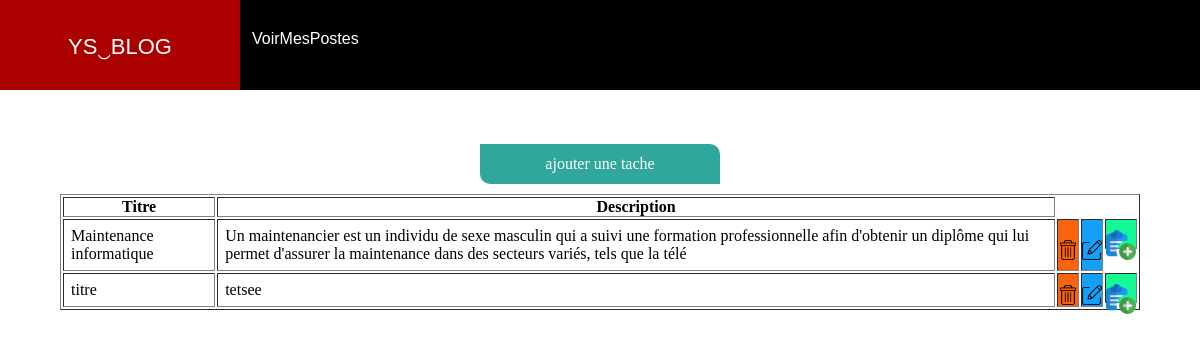
/list_view/, run on the app's committed database.
### my_app/models.py (models this page shows, shortened)
class Article(models.Model):
    description = models.TextField(max_length=200)
    titre= models.CharField(max_length=100)

### my_app/views.py (the view)
# urls.py: path('list_view/', list_view, name="list_view"),
def list_view(resquest):
    context={}
    context["datas"]=Article.objects.all()
    return render(resquest, "my_app/list.html" ,context)

### my_app/templates/my_app/list.html (shortened to what this page needs)
{% load static %}
<!DOCTYPE html>
<html lang="en">
<head>
    <link rel="stylesheet" href="{% static 'css/list.css' %}">
    <link rel="stylesheet" href="{% static 'css/blog.css' %}">
</head>
<body>
 <div class="nav1">
                <div class="element1"><p>YS‿BLOG</p><strong> <a href="" id="affich"></a></strong></div>
                <div class="element2">
                    <ul class="dd">
                        <li><a href="{% url 'blog' %}">VoirMesPostes</a></li>
                    </ul>
                </div>
            </div><br><br><br>
    <div class="ajout"><a href="{% url 'add' %}" >ajouter une tache</a></div>
    <table border="1">
        <tr>
            <th>Titre</th>
            <th>Description</th>
        </tr>
        {% for data in datas %}
            <tr>
                <td>{{data.titre}}</td>
                <td>{{data.description}}</td>
                <td class="redd"><a href="{% url 'delete' id=data.id %}" class="supprimer"><img src="{% static 'image/delete.png' %}" height="20px" alt=""></a></td>
                <td class="bluee"><a href="{% url 'update' id=data.id %}" class="modifier"><img src="{% static 'image/edit.png' %}" alt=""></a></td>
                <td class="vert"><a href="{% url 'home' %}" class="ajouter"><img src="{% static 'image/add.png' %}" height="30px" alt=""></a></td>
            </tr>
        {% endfor %}
    </table>
</body>
</html>

### my_app/static/css/list.css (style rules this page uses)
table { margin: 0 auto; position: relative; top: 100px; width: 90%; }
.supprimer { color: white; height: 30px; justify-content: center; text-align: center; display: flex; text-decoration: none; padding-top: 10px; }
.modifier { color: white; height: 30px; padding-top: 10px; justify-content: center; text-align: center; display: flex; text-decoration: none; }
td { padding: 7px; }
.redd { padding: 0; background-color: rgb(250, 100, 13); margin: 0 auto; }
.bluee { padding: 0; margin: 0 auto; background-color: rgba(19, 160, 248, 0.991); }
.vert { padding: 0; margin: 0 auto; background-color: rgba(19, 248, 149, 0.991); height: 30px; padding-top: 10px; justify-content: center; text-align: center; display: flex; text-decoration: none; }
.ajouter { padding: 0; margin: 0 auto; }

### my_app/static/css/blog.css (style rules this page uses)
* { margin: 0; padding: 0; box-sizing: border-box; scroll-behavior: smooth; }
body { margin: 0; padding: 0; box-sizing: border-box; }
.nav1 { width: 100%; height: 90px; display: flex; justify-content: center; background-color: #ab0000; z-index: 1; position: fixed; }
.element1 { width: 20%; height: 100%; justify-content: center; text-align: center; }
.element1 p { color: white; font-size: 22px; position: relative; font-family: 'Lucida Sans', 'Lucida Sans Regular', 'Lucida Grande', 'Lucida Sans Unicode', Geneva, Verdana, sans-serif; top: 30px; }
.element2 { width: 80%; height: 100%; background-color: #000000; }
.element2 ul li a { text-decoration: none; color: white; font-family: 'Trebuchet MS', 'Lucida Sans Unicode', 'Lucida Grande', 'Lucida Sans', Arial, sans-serif; position: relative; top: 20px; }
.element2 ul { position: relative; top: 10px; }
.element2 ul li { display: inline; justify-content: center; margin-left: 12px; }
.ajout { background-color: #30a79d; color: white; position: relative; top: 90px; justify-content: center; align-items: center; display: flex; width: 20%; height: 40px; margin: 0 auto; border-radius: 0px 10px 0px 10px; }
.ajout a { text-decoration: none; color: white; }

### data on the page
Article: titre "Maintenance informatique", description "Un maintenancier est un individu de sexe masculin qui a suivi une formation professionnelle afin d'obtenir un diplôme qui lui permet d'assurer la maintenance dans des secteurs variés, tels que la télé"
Article: titre "titre", description "tetsee"
